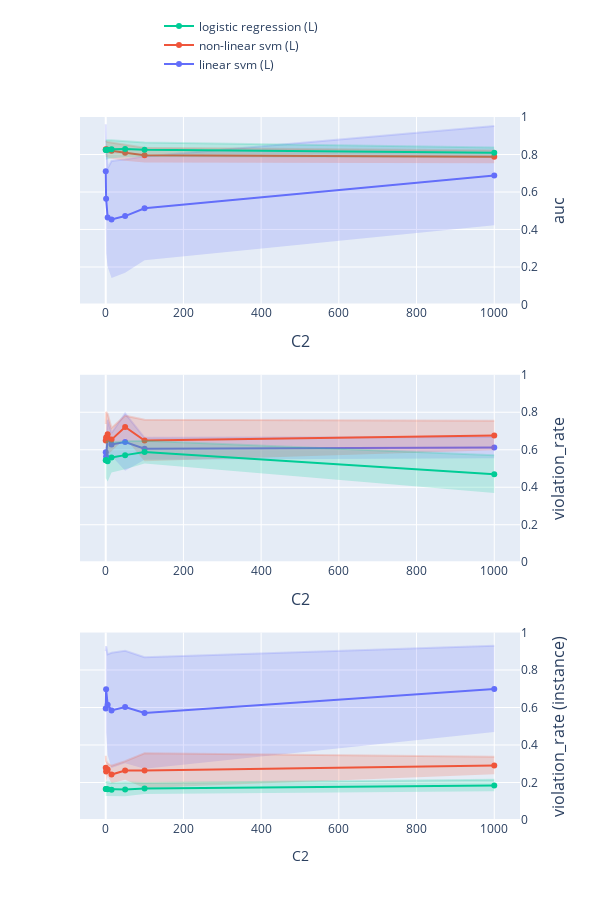

Notebook code cell kept with this figure:
### Code cell
import plotly.graph_objects as go
from plotly.subplots import make_subplots


# グラフのデータを準備
# index = ['l-SVM-p', 'r-SVM-p', 'LogReg-p']

index = [
    'linear svm (L)', 
    'non-linear svm (L)', 
    'logistic regression (L)'
]

# index = [
#     'linear svm', 
#     'non-linear svm', 
#     'logistic regression'
# ]

# index = [
#     'RuleFit Classifier (disc)',
#     'tree generator (disc)',
#     'RuleFit Classifier (conti)', 
#     'tree generator (conti)',
# ]

columns = ['auc', 'violation_rate', 'violation_rate (instance)']

title_text = "C2"


# サブプロットの作成
# fig = make_subplots(rows=1, cols=2, subplot_titles=('AUC', 'ルール違反率'))
fig = make_subplots(rows=len(columns), cols=1)
showlegend=True

for row_num, col in enumerate(columns):
    tmp_mean = pd.DataFrame(
        [{info: df.loc[model_name, col] for info, df in zip(infos, dfs_mean)} for model_name in index],
        index=index
    )
    tmp_std = pd.DataFrame(
        [{info: df.loc[model_name, col] for info, df in zip(infos, dfs_std)} for model_name in index],
        index=index
    )

    # グラフ1: AUC
    for i in range(len(tmp_mean)):
        fig.add_trace(
            go.Scatter(
                x=tmp_mean.columns,
                y=tmp_mean.iloc[i, :],
                mode='lines+markers',
                name=tmp_mean.index[i],
                line=dict(color=colors_mean[i]),  # ラインの色を設定
                marker=dict(color=colors_mean[i]),  # マーカーの色を設定
                showlegend=showlegend,
            ),
            row=row_num+1, col=1
        )
        fig.add_trace(
            go.Scatter(
                x=tmp_mean.columns,
                y=tmp_mean.iloc[i, :] + tmp_std.iloc[i, :],
                mode='lines',
                line=dict(color=colors_std[i]),  # ラインの色を設定
                showlegend=False
            ),
            row=row_num+1, col=1
        )
        fig.add_trace(
            go.Scatter(
                x=tmp_mean.columns,
                y=tmp_mean.iloc[i, :] - tmp_std.iloc[i, :],
                mode='lines',
                fill='tonexty',
                fillcolor=colors_std[i],
                line=dict(color='rgba(255,255,255,0)'),
                showlegend=False
            ),
            row=row_num+1, col=1
        )
    
    # x, y 軸の設定
    # fig.update_xaxes(title_text=title_text, row=row_num+1, col=1, tickvals=[num / 5 for num in range(6)])
    fig.update_xaxes(title_text=title_text, row=row_num+1, col=1)
    fig.update_yaxes(title_text=col, range=[0, 1], row=row_num+1, col=1, side='right', title_font=dict(size=16))

    showlegend=False
    
# レイアウトの設定
fig.update_layout(
    height=len(columns) * 300,
    width=600,
    xaxis=dict(
        domain=[0, 1],  # 左側のsubplotの幅を調整
        title_font=dict(size=16)
    ),
    xaxis2=dict(
        domain=[0, 1],  # 右側のsubplotの幅を調整
        title_font=dict(size=16)
    ),
    legend=dict(
        x=0.5,
        y=1.15,
        orientation='h'  # 水平配置
    ),
)


# グラフの表示
fig.show()

### Figure 1 — Plotly figure (JSON) as saved in the notebook; plotly's stock layout.template omitted (floating-point values rounded to 4 significant figures)
{"data": [{"line": {"color": "rgba(99,110,250,1)"}, "marker": {"color": "rgba(99,110,250,1)"}, "mode": "lines+markers", "name": "linear svm (L)", "showlegend": true, "type": "scatter", "x": [0.1, 1, 5, 15, 50, 100, 1000], "xaxis": "x", "y": [0.7103, 0.5643, 0.4644, 0.4534, 0.4715, 0.5128, 0.6876], "yaxis": "y"}, {"line": {"color": "rgba(99,110,250,0.2)"}, "mode": "lines", "showlegend": false, "type": "scatter", "x": [0.1, 1, 5, 15, 50, 100, 1000], "xaxis": "x", "y": [0.9608, 0.8545, 0.727, 0.7658, 0.7739, 0.79, 0.952], "yaxis": "y"}, {"fill": "tonexty", "fillcolor": "rgba(99,110,250,0.2)", "line": {"color": "rgba(255,255,255,0)"}, "mode": "lines", "showlegend": false, "type": "scatter", "x": [0.1, 1, 5, 15, 50, 100, 1000], "xaxis": "x", "y": [0.4597, 0.2741, 0.2017, 0.141, 0.1691, 0.2356, 0.4231], "yaxis": "y"}, {"line": {"color": "rgba(239,85,59,1)"}, "marker": {"color": "rgba(239,85,59,1)"}, "mode": "lines+markers", "name": "non-linear svm (L)", "showlegend": true, "type": "scatter", "x": [0.1, 1, 5, 15, 50, 100, 1000], "xaxis": "x", "y": [0.8268, 0.8277, 0.8255, 0.8205, 0.8092, 0.7962, 0.7873], "yaxis": "y"}, {"line": {"color": "rgba(239,85,59,0.2)"}, "mode": "lines", "showlegend": false, "type": "scatter", "x": [0.1, 1, 5, 15, 50, 100, 1000], "xaxis": "x", "y": [0.8669, 0.8688, 0.8666, 0.8637, 0.8521, 0.8356, 0.8211], "yaxis": "y"}, {"fill": "tonexty", "fillcolor": "rgba(239,85,59,0.2)", "line": {"color": "rgba(255,255,255,0)"}, "mode": "lines", "showlegend": false, "type": "scatter", "x": [0.1, 1, 5, 15, 50, 100, 1000], "xaxis": "x", "y": [0.7867, 0.7866, 0.7844, 0.7772, 0.7664, 0.7569, 0.7536], "yaxis": "y"}, {"line": {"color": "rgba(0,204,150,1)"}, "marker": {"color": "rgba(0,204,150,1)"}, "mode": "lines+markers", "name": "logistic regression (L)", "showlegend": true, "type": "scatter", "x": [0.1, 1, 5, 15, 50, 100, 1000], "xaxis": "x", "y": [0.8236, 0.8241, 0.8252, 0.8283, 0.8288, 0.8252, 0.8099], "yaxis": "y"}, {"line": {"color": "rgba(0,204,150,0.2)"}, "mode": "lines", "showlegend": false, "type": "scatter", "x": [0.1, 1, 5, 15, 50, 100, 1000], "xaxis": "x", "y": [0.8748, 0.8753, 0.8761, 0.8766, 0.872, 0.8634, 0.8378], "yaxis": "y"}, {"fill": "tonexty", "fillcolor": "rgba(0,204,150,0.2)", "line": {"color": "rgba(255,255,255,0)"}, "mode": "lines", "showlegend": false, "type": "scatter", "x": [0.1, 1, 5, 15, 50, 100, 1000], "xaxis": "x", "y": [0.7725, 0.7729, 0.7744, 0.7801, 0.7856, 0.7871, 0.7819], "yaxis": "y"}, {"line": {"color": "rgba(99,110,250,1)"}, "marker": {"color": "rgba(99,110,250,1)"}, "mode": "lines+markers", "name": "linear svm (L)", "showlegend": false, "type": "scatter", "x": [0.1, 1, 5, 15, 50, 100, 1000], "xaxis": "x2", "y": [0.5873, 0.5644, 0.6586, 0.6281, 0.6412, 0.6055, 0.6116], "yaxis": "y2"}, {"line": {"color": "rgba(99,110,250,0.2)"}, "mode": "lines", "showlegend": false, "type": "scatter", "x": [0.1, 1, 5, 15, 50, 100, 1000], "xaxis": "x2", "y": [0.6176, 0.6079, 0.76, 0.6891, 0.794, 0.6638, 0.668], "yaxis": "y2"}, {"fill": "tonexty", "fillcolor": "rgba(99,110,250,0.2)", "line": {"color": "rgba(255,255,255,0)"}, "mode": "lines", "showlegend": false, "type": "scatter", "x": [0.1, 1, 5, 15, 50, 100, 1000], "xaxis": "x2", "y": [0.557, 0.5209, 0.5572, 0.567, 0.4884, 0.5472, 0.5553], "yaxis": "y2"}, {"line": {"color": "rgba(239,85,59,1)"}, "marker": {"color": "rgba(239,85,59,1)"}, "mode": "lines+markers", "name": "non-linear svm (L)", "showlegend": false, "type": "scatter", "x": [0.1, 1, 5, 15, 50, 100, 1000], "xaxis": "x2", "y": [0.6489, 0.6649, 0.6822, 0.6541, 0.7218, 0.6493, 0.6759], "yaxis": "y2"}, {"line": {"color": "rgba(239,85,59,0.2)"}, "mode": "lines", "showlegend": false, "type": "scatter", "x": [0.1, 1, 5, 15, 50, 100, 1000], "xaxis": "x2", "y": [0.7369, 0.8018, 0.7907, 0.7161, 0.7818, 0.7603, 0.755], "yaxis": "y2"}, {"fill": "tonexty", "fillcolor": "rgba(239,85,59,0.2)", "line": {"color": "rgba(255,255,255,0)"}, "mode": "lines", "showlegend": false, "type": "scatter", "x": [0.1, 1, 5, 15, 50, 100, 1000], "xaxis": "x2", "y": [0.5608, 0.5281, 0.5737, 0.592, 0.6618, 0.5383, 0.5967], "yaxis": "y2"}, {"line": {"color": "rgba(0,204,150,1)"}, "marker": {"color": "rgba(0,204,150,1)"}, "mode": "lines+markers", "name": "logistic regression (L)", "showlegend": false, "type": "scatter", "x": [0.1, 1, 5, 15, 50, 100, 1000], "xaxis": "x2", "y": [0.5442, 0.5442, 0.5387, 0.5591, 0.5713, 0.5874, 0.4698], "yaxis": "y2"}, {"line": {"color": "rgba(0,204,150,0.2)"}, "mode": "lines", "showlegend": false, "type": "scatter", "x": [0.1, 1, 5, 15, 50, 100, 1000], "xaxis": "x2", "y": [0.6422, 0.6422, 0.646, 0.6401, 0.6459, 0.6475, 0.5703], "yaxis": "y2"}, {"fill": "tonexty", "fillcolor": "rgba(0,204,150,0.2)", "line": {"color": "rgba(255,255,255,0)"}, "mode": "lines", "showlegend": false, "type": "scatter", "x": [0.1, 1, 5, 15, 50, 100, 1000], "xaxis": "x2", "y": [0.4463, 0.4463, 0.4313, 0.4782, 0.4967, 0.5273, 0.3692], "yaxis": "y2"}, {"line": {"color": "rgba(99,110,250,1)"}, "marker": {"color": "rgba(99,110,250,1)"}, "mode": "lines+markers", "name": "linear svm (L)", "showlegend": false, "type": "scatter", "x": [0.1, 1, 5, 15, 50, 100, 1000], "xaxis": "x3", "y": [0.5953, 0.6978, 0.6152, 0.5846, 0.6028, 0.5706, 0.6993], "yaxis": "y3"}, {"line": {"color": "rgba(99,110,250,0.2)"}, "mode": "lines", "showlegend": false, "type": "scatter", "x": [0.1, 1, 5, 15, 50, 100, 1000], "xaxis": "x3", "y": [0.9008, 0.9271, 0.8838, 0.8923, 0.9027, 0.8683, 0.9298], "yaxis": "y3"}, {"fill": "tonexty", "fillcolor": "rgba(99,110,250,0.2)", "line": {"color": "rgba(255,255,255,0)"}, "mode": "lines", "showlegend": false, "type": "scatter", "x": [0.1, 1, 5, 15, 50, 100, 1000], "xaxis": "x3", "y": [0.2897, 0.4685, 0.3466, 0.2769, 0.3029, 0.2728, 0.4689], "yaxis": "y3"}, {"line": {"color": "rgba(239,85,59,1)"}, "marker": {"color": "rgba(239,85,59,1)"}, "mode": "lines+markers", "name": "non-linear svm (L)", "showlegend": false, "type": "scatter", "x": [0.1, 1, 5, 15, 50, 100, 1000], "xaxis": "x3", "y": [0.2781, 0.2583, 0.2689, 0.2426, 0.2643, 0.2635, 0.2904], "yaxis": "y3"}, {"line": {"color": "rgba(239,85,59,0.2)"}, "mode": "lines", "showlegend": false, "type": "scatter", "x": [0.1, 1, 5, 15, 50, 100, 1000], "xaxis": "x3", "y": [0.3425, 0.3142, 0.3019, 0.2892, 0.3137, 0.356, 0.3368], "yaxis": "y3"}, {"fill": "tonexty", "fillcolor": "rgba(239,85,59,0.2)", "line": {"color": "rgba(255,255,255,0)"}, "mode": "lines", "showlegend": false, "type": "scatter", "x": [0.1, 1, 5, 15, 50, 100, 1000], "xaxis": "x3", "y": [0.2137, 0.2024, 0.2359, 0.1959, 0.2149, 0.1709, 0.244], "yaxis": "y3"}, {"line": {"color": "rgba(0,204,150,1)"}, "marker": {"color": "rgba(0,204,150,1)"}, "mode": "lines+markers", "name": "logistic regression (L)", "showlegend": false, "type": "scatter", "x": [0.1, 1, 5, 15, 50, 100, 1000], "xaxis": "x3", "y": [0.1655, 0.1655, 0.1645, 0.1618, 0.1629, 0.1677, 0.1844], "yaxis": "y3"}, {"line": {"color": "rgba(0,204,150,0.2)"}, "mode": "lines", "showlegend": false, "type": "scatter", "x": [0.1, 1, 5, 15, 50, 100, 1000], "xaxis": "x3", "y": [0.2029, 0.2029, 0.2019, 0.1975, 0.1996, 0.1971, 0.2151], "yaxis": "y3"}, {"fill": "tonexty", "fillcolor": "rgba(0,204,150,0.2)", "line": {"color": "rgba(255,255,255,0)"}, "mode": "lines", "showlegend": false, "type": "scatter", "x": [0.1, 1, 5, 15, 50, 100, 1000], "xaxis": "x3", "y": [0.1282, 0.1282, 0.1271, 0.126, 0.1263, 0.1383, 0.1538], "yaxis": "y3"}], "layout": {"height": 900, "legend": {"orientation": "h", "x": 0.5, "y": 1.15}, "width": 600, "xaxis": {"anchor": "y", "domain": [0, 1], "title": {"font": {"size": 16}, "text": "C2"}}, "xaxis2": {"anchor": "y2", "domain": [0, 1], "title": {"font": {"size": 16}, "text": "C2"}}, "xaxis3": {"anchor": "y3", "domain": [0, 1], "title": {"text": "C2"}}, "yaxis": {"anchor": "x", "domain": [0.7333, 1], "range": [0, 1], "side": "right", "title": {"font": {"size": 16}, "text": "auc"}}, "yaxis2": {"anchor": "x2", "domain": [0.3667, 0.6333], "range": [0, 1], "side": "right", "title": {"font": {"size": 16}, "text": "violation_rate"}}, "yaxis3": {"anchor": "x3", "domain": [0, 0.2667], "range": [0, 1], "side": "right", "title": {"font": {"size": 16}, "text": "violation_rate (instance)"}}}}
